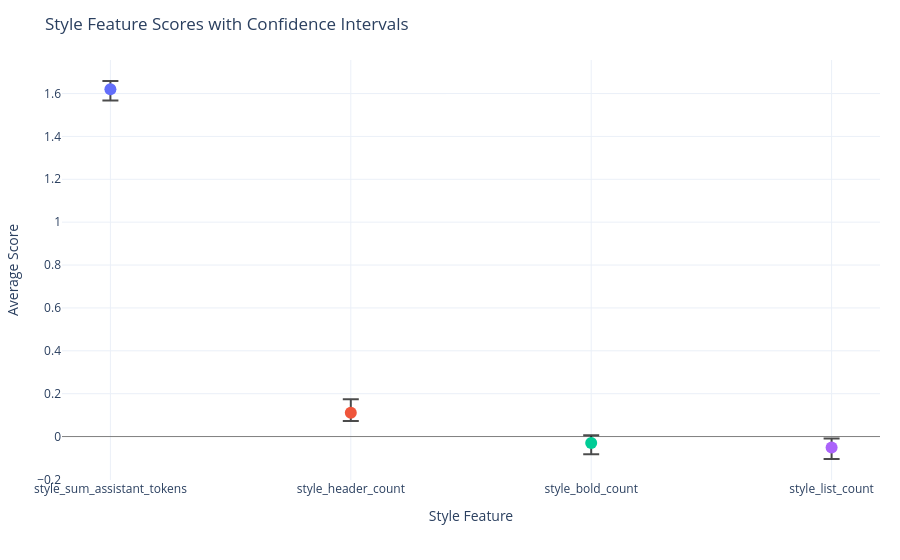

The cell this chart's notebook holds for it:
### Markdown cell above
### Look at the impact of style

Now let's visualize the style feature scores with confidence intervals using our premade `plot_style_features` in `plotting_utils.py`.

### Code cell
# plot style feature coefficients
fig = plot_style_features(results_df_style_control, selected_models)
fig.show()

### Figure 1 — Plotly figure (JSON) as saved in the notebook; plotly's stock layout.template omitted (floating-point values rounded to 4 significant figures)
{"data": [{"error_y": {"array": [0.0384], "arrayminus": [0.05303], "color": "rgba(0,0,0,0.7)", "symmetric": false, "thickness": 2, "type": "data", "width": 8}, "hovertemplate": "<b>style_sum_assistant_tokens</b><br>Score: 1.620<br>95% CI: [1.567, 1.658]<br>Rank: -1", "marker": {"size": 12}, "mode": "markers", "name": "style_sum_assistant_tokens", "showlegend": false, "type": "scatter", "x": ["style_sum_assistant_tokens"], "y": [1.62]}, {"error_y": {"array": [0.06349], "arrayminus": [0.03781], "color": "rgba(0,0,0,0.7)", "symmetric": false, "thickness": 2, "type": "data", "width": 8}, "hovertemplate": "<b>style_header_count</b><br>Score: 0.111<br>95% CI: [0.073, 0.174]<br>Rank: -1", "marker": {"size": 12}, "mode": "markers", "name": "style_header_count", "showlegend": false, "type": "scatter", "x": ["style_header_count"], "y": [0.111]}, {"error_y": {"array": [0.03571], "arrayminus": [0.05213], "color": "rgba(0,0,0,0.7)", "symmetric": false, "thickness": 2, "type": "data", "width": 8}, "hovertemplate": "<b>style_bold_count</b><br>Score: -0.030<br>95% CI: [-0.082, 0.006]<br>Rank: -1", "marker": {"size": 12}, "mode": "markers", "name": "style_bold_count", "showlegend": false, "type": "scatter", "x": ["style_bold_count"], "y": [-0.02991]}, {"error_y": {"array": [0.04231], "arrayminus": [0.0535], "color": "rgba(0,0,0,0.7)", "symmetric": false, "thickness": 2, "type": "data", "width": 8}, "hovertemplate": "<b>style_list_count</b><br>Score: -0.051<br>95% CI: [-0.105, -0.009]<br>Rank: -1", "marker": {"size": 12}, "mode": "markers", "name": "style_list_count", "showlegend": false, "type": "scatter", "x": ["style_list_count"], "y": [-0.05115]}], "layout": {"margin": {"b": 80, "l": 40, "r": 20, "t": 60}, "title": {"text": "Style Feature Scores with Confidence Intervals"}, "xaxis": {"tickmode": "array", "ticktext": ["style_sum_assistant_tokens", "style_header_count", "style_bold_count", "style_list_count"], "tickvals": ["style_sum_assistant_tokens", "style_header_count", "style_bold_count", "style_list_count"], "title": {"text": "Style Feature"}}, "yaxis": {"title": {"text": "Average Score"}, "zeroline": true, "zerolinecolor": "gray", "zerolinewidth": 1}}}
